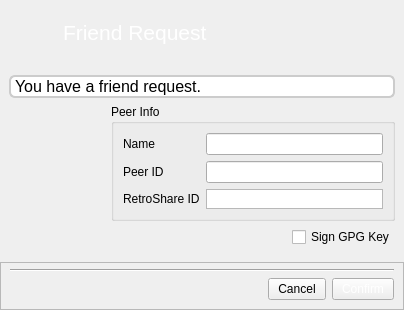
<?xml version="1.0" encoding="UTF-8"?>
<ui version="4.0">
 <class>FriendRequest</class>
 <widget class="QDialog" name="FriendRequest">
  <property name="geometry">
   <rect>
    <x>0</x>
    <y>0</y>
    <width>404</width>
    <height>303</height>
   </rect>
  </property>
  <property name="windowTitle">
   <string>Friend Request</string>
  </property>
  <property name="windowIcon">
   <iconset resource="../images.qrc">
    <normaloff>:/images/rstray3.png</normaloff>:/images/rstray3.png</iconset>
  </property>
  <layout class="QGridLayout" name="gridLayout_3">
   <property name="horizontalSpacing">
    <number>6</number>
   </property>
   <property name="verticalSpacing">
    <number>0</number>
   </property>
   <property name="margin">
    <number>0</number>
   </property>
   <item row="0" column="0">
    <widget class="QFrame" name="frame">
     <property name="sizePolicy">
      <sizepolicy hsizetype="Preferred" vsizetype="Fixed">
       <horstretch>0</horstretch>
       <verstretch>0</verstretch>
      </sizepolicy>
     </property>
     <property name="styleSheet">
      <string notr="true">QFrame#frame{background-image: url(:/images/connect/connectFriendBanner.png);} 
</string>
     </property>
     <property name="frameShape">
      <enum>QFrame::NoFrame</enum>
     </property>
     <property name="frameShadow">
      <enum>QFrame::Plain</enum>
     </property>
     <property name="lineWidth">
      <number>1</number>
     </property>
     <layout class="QGridLayout" name="gridLayout">
      <item row="0" column="0">
       <widget class="QLabel" name="label">
        <property name="sizePolicy">
         <sizepolicy hsizetype="Fixed" vsizetype="Fixed">
          <horstretch>0</horstretch>
          <verstretch>0</verstretch>
         </sizepolicy>
        </property>
        <property name="minimumSize">
         <size>
          <width>48</width>
          <height>48</height>
         </size>
        </property>
        <property name="maximumSize">
         <size>
          <width>48</width>
          <height>48</height>
         </size>
        </property>
        <property name="text">
         <string/>
        </property>
        <property name="pixmap">
         <pixmap resource="../images.qrc">:/images/user/user_request48.png</pixmap>
        </property>
       </widget>
      </item>
      <item row="0" column="1">
       <widget class="QLabel" name="label_2">
        <property name="text">
         <string>&lt;!DOCTYPE HTML PUBLIC &quot;-//W3C//DTD HTML 4.0//EN&quot; &quot;http://www.w3.org/TR/REC-html40/strict.dtd&quot;&gt;
&lt;html&gt;&lt;head&gt;&lt;meta name=&quot;qrichtext&quot; content=&quot;1&quot; /&gt;&lt;style type=&quot;text/css&quot;&gt;
p, li { white-space: pre-wrap; }
&lt;/style&gt;&lt;/head&gt;&lt;body style=&quot; font-family:'MS Shell Dlg 2'; font-size:8.25pt; font-weight:400; font-style:normal;&quot;&gt;
&lt;p style=&quot; margin-top:0px; margin-bottom:0px; margin-left:0px; margin-right:0px; -qt-block-indent:0; text-indent:0px;&quot;&gt;&lt;span style=&quot; font-size:16pt; color:#ffffff;&quot;&gt;Friend Request&lt;/span&gt;&lt;/p&gt;&lt;/body&gt;&lt;/html&gt;</string>
        </property>
       </widget>
      </item>
     </layout>
    </widget>
   </item>
   <item row="2" column="0">
    <widget class="QFrame" name="avatarFrame">
     <property name="frameShape">
      <enum>QFrame::NoFrame</enum>
     </property>
     <property name="frameShadow">
      <enum>QFrame::Plain</enum>
     </property>
     <layout class="QGridLayout" name="gridLayout_5">
      <item row="1" column="0" colspan="2">
       <widget class="AvatarWidget" name="avatar" native="true">
        <property name="minimumSize">
         <size>
          <width>96</width>
          <height>96</height>
         </size>
        </property>
        <property name="maximumSize">
         <size>
          <width>96</width>
          <height>96</height>
         </size>
        </property>
       </widget>
      </item>
      <item row="1" column="2">
       <widget class="QGroupBox" name="groupBox_2">
        <property name="title">
         <string>Peer Info</string>
        </property>
        <layout class="QGridLayout" name="_2">
         <item row="0" column="0">
          <widget class="QLabel" name="label_name">
           <property name="text">
            <string>Name</string>
           </property>
          </widget>
         </item>
         <item row="0" column="1">
          <widget class="QLineEdit" name="name">
           <property name="readOnly">
            <bool>true</bool>
           </property>
          </widget>
         </item>
         <item row="2" column="0">
          <widget class="QLabel" name="label_id">
           <property name="text">
            <string>Peer ID</string>
           </property>
          </widget>
         </item>
         <item row="2" column="1">
          <widget class="QLineEdit" name="peerid">
           <property name="readOnly">
            <bool>true</bool>
           </property>
          </widget>
         </item>
         <item row="3" column="0">
          <widget class="QLabel" name="label_rsid">
           <property name="text">
            <string>RetroShare ID</string>
           </property>
          </widget>
         </item>
         <item row="3" column="1">
          <widget class="LinkTextBrowser" name="rsid">
           <property name="enabled">
            <bool>true</bool>
           </property>
           <property name="sizePolicy">
            <sizepolicy hsizetype="Expanding" vsizetype="Fixed">
             <horstretch>0</horstretch>
             <verstretch>0</verstretch>
            </sizepolicy>
           </property>
           <property name="maximumSize">
            <size>
             <width>16777215</width>
             <height>20</height>
            </size>
           </property>
           <property name="verticalScrollBarPolicy">
            <enum>Qt::ScrollBarAlwaysOff</enum>
           </property>
           <property name="horizontalScrollBarPolicy">
            <enum>Qt::ScrollBarAlwaysOff</enum>
           </property>
           <property name="readOnly">
            <bool>true</bool>
           </property>
          </widget>
         </item>
        </layout>
       </widget>
      </item>
      <item row="3" column="0" colspan="3">
       <spacer name="verticalSpacer">
        <property name="orientation">
         <enum>Qt::Vertical</enum>
        </property>
        <property name="sizeHint" stdset="0">
         <size>
          <width>20</width>
          <height>2</height>
         </size>
        </property>
       </spacer>
      </item>
      <item row="0" column="0" colspan="3">
       <widget class="QLabel" name="label_3">
        <property name="font">
         <font>
          <pointsize>12</pointsize>
         </font>
        </property>
        <property name="styleSheet">
         <string notr="true">
border: 2px solid #CCCCCC;
border-radius:6px;
background: white;
</string>
        </property>
        <property name="text">
         <string>You have a friend request.</string>
        </property>
       </widget>
      </item>
      <item row="2" column="0" colspan="3">
       <layout class="QGridLayout" name="gridLayout_2">
        <item row="0" column="1">
         <widget class="QCheckBox" name="signGPGKeyCheckBox">
          <property name="text">
           <string>Sign GPG Key</string>
          </property>
         </widget>
        </item>
        <item row="0" column="0" rowspan="2">
         <spacer name="horizontalSpacer">
          <property name="orientation">
           <enum>Qt::Horizontal</enum>
          </property>
          <property name="sizeHint" stdset="0">
           <size>
            <width>40</width>
            <height>20</height>
           </size>
          </property>
         </spacer>
        </item>
       </layout>
      </item>
     </layout>
    </widget>
   </item>
   <item row="3" column="0">
    <widget class="QFrame" name="frame_2">
     <property name="sizePolicy">
      <sizepolicy hsizetype="Preferred" vsizetype="Fixed">
       <horstretch>0</horstretch>
       <verstretch>0</verstretch>
      </sizepolicy>
     </property>
     <property name="frameShape">
      <enum>QFrame::StyledPanel</enum>
     </property>
     <property name="frameShadow">
      <enum>QFrame::Raised</enum>
     </property>
     <layout class="QGridLayout" name="gridLayout_4">
      <property name="topMargin">
       <number>6</number>
      </property>
      <item row="1" column="0">
       <spacer name="horizontalSpacer_2">
        <property name="orientation">
         <enum>Qt::Horizontal</enum>
        </property>
        <property name="sizeHint" stdset="0">
         <size>
          <width>175</width>
          <height>20</height>
         </size>
        </property>
       </spacer>
      </item>
      <item row="1" column="1">
       <widget class="QPushButton" name="cancelButton">
        <property name="styleSheet">
         <string notr="true">QToolButton, QPushButton, QComboBox { 
border-image: url(:/images/btn_26.png) 4;
border-width: 4;
padding: 0px 6px;
font-size: 12px;
}

QToolButton:hover, QPushButton:hover, QComboBox:hover { 
border-image: url(:/images/btn_26_hover.png) 4;
}</string>
        </property>
        <property name="text">
         <string>Cancel</string>
        </property>
        <property name="autoDefault">
         <bool>false</bool>
        </property>
       </widget>
      </item>
      <item row="1" column="2">
       <widget class="QPushButton" name="applyButton">
        <property name="toolTip">
         <string>&lt;!DOCTYPE HTML PUBLIC &quot;-//W3C//DTD HTML 4.0//EN&quot; &quot;http://www.w3.org/TR/REC-html40/strict.dtd&quot;&gt;
&lt;html&gt;&lt;head&gt;&lt;meta name=&quot;qrichtext&quot; content=&quot;1&quot; /&gt;&lt;style type=&quot;text/css&quot;&gt;
p, li { white-space: pre-wrap; }
&lt;/style&gt;&lt;/head&gt;&lt;body style=&quot; font-family:'MS Shell Dlg 2'; font-size:8.25pt; font-weight:400; font-style:normal;&quot;&gt;
&lt;p style=&quot; margin-top:0px; margin-bottom:0px; margin-left:0px; margin-right:0px; -qt-block-indent:0; text-indent:0px;&quot;&gt;&lt;span style=&quot; font-size:8pt;&quot;&gt;Accept Request and Close&lt;/span&gt;&lt;/p&gt;&lt;/body&gt;&lt;/html&gt;</string>
        </property>
        <property name="styleSheet">
         <string notr="true">QToolButton, QPushButton, QComboBox { 
border-image: url(:/images/btn_blue.png) 4;
border-width: 4;
padding: 0px 6px;
font-size: 12px;
color: white;

}

QToolButton:hover, QPushButton:hover, QComboBox:hover { 
border-image: url(:/images/btn_blue_hover.png) 4;
}</string>
        </property>
        <property name="text">
         <string>Confirm</string>
        </property>
        <property name="autoDefault">
         <bool>false</bool>
        </property>
        <property name="default">
         <bool>false</bool>
        </property>
       </widget>
      </item>
      <item row="0" column="0" colspan="3">
       <widget class="Line" name="line">
        <property name="windowModality">
         <enum>Qt::NonModal</enum>
        </property>
        <property name="orientation">
         <enum>Qt::Horizontal</enum>
        </property>
       </widget>
      </item>
     </layout>
    </widget>
   </item>
  </layout>
 </widget>
 <customwidgets>
  <customwidget>
   <class>AvatarWidget</class>
   <extends>QWidget</extends>
   <header>gui/common/AvatarWidget.h</header>
   <container>1</container>
  </customwidget>
  <customwidget>
   <class>LinkTextBrowser</class>
   <extends>QTextBrowser</extends>
   <header>gui/common/LinkTextBrowser.h</header>
  </customwidget>
 </customwidgets>
 <resources>
  <include location="../images.qrc"/>
  <include location="../images.qrc"/>
  <include location="../images.qrc"/>
  <include location="../images.qrc"/>
 </resources>
 <connections/>
</ui>
